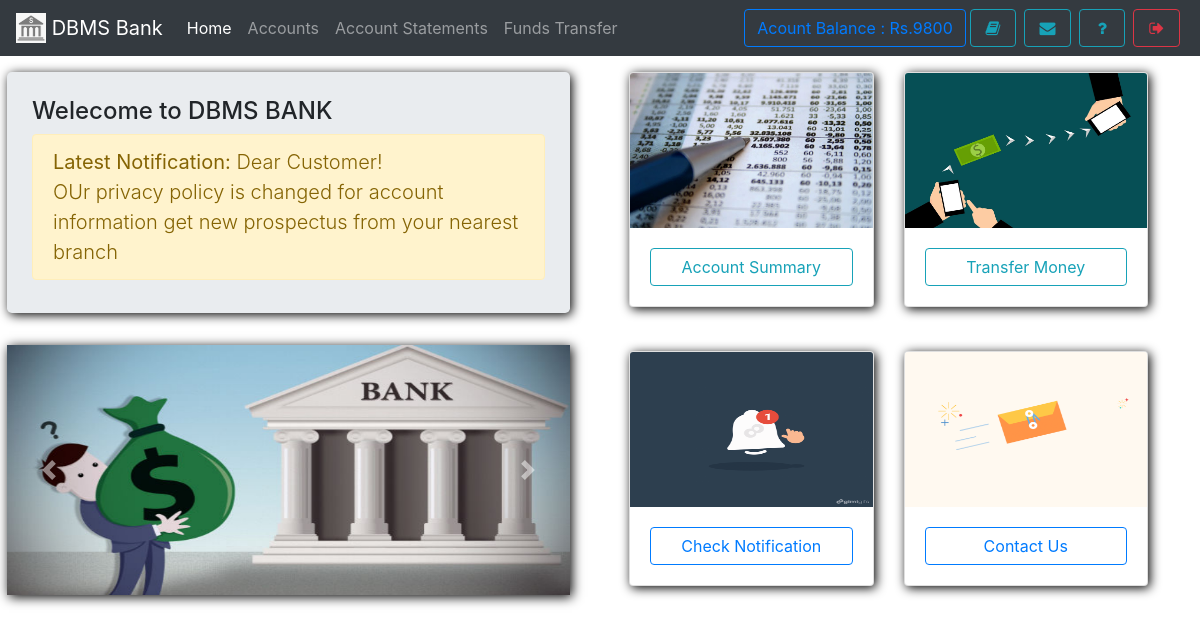
Page /index.php (signed in) on the committed database.
### tables this page shows
CREATE TABLE `useraccounts` (
  `id` int(11) NOT NULL,
  `email` text NOT NULL,
  `password` text NOT NULL,
  `name` varchar(111) NOT NULL,
  `balance` varchar(111) NOT NULL,
  `cnic` varchar(111) NOT NULL,
  `number` varchar(111) NOT NULL,
  `city` varchar(111) NOT NULL,
  `address` varchar(111) NOT NULL,
  `source` varchar(111) NOT NULL,
  `accountNo` varchar(111) NOT NULL,
  `branch` varchar(111) NOT NULL,
  `accountType` varchar(111) NOT NULL,
  `date` timestamp NOT NULL DEFAULT CURRENT_TIMESTAMP
);

CREATE TABLE `notice` (
  `id` int(11) NOT NULL,
  `userId` varchar(111) NOT NULL,
  `notice` text NOT NULL,
  `date` timestamp NOT NULL DEFAULT CURRENT_TIMESTAMP
);

### assets/db.php (called while the page is built, shortened)
<?php
    $con = new mysqli('localhost','root','','mybankp',3306);
    $uid = '';
    if(isset($_SESSION['userId']))
    $uid = $_SESSION['userId'];
    if(!empty($uid)){
      $ar = $con->query("select * from userAccounts,branch where id = '{$uid}' AND userAccounts.branch = branch.branchId");
      $userData = $ar->fetch_assoc();
    }
?>

### index.php (the view, shortened to what this page needs)
<!DOCTYPE html>
<html>
<head>
  <?php require 'assets/autoloader.php'; ?>
  <?php require 'assets/db.php'; ?>
  <?php require 'assets/function.php'; ?>
</head>
<body style="background-size: 100%" class="bg-gradient-seconday">
<nav class="navbar navbar-expand-lg navbar-dark bg-dark fixed-top">
 <a class="navbar-brand" href="#">
    <img src="images/logo.png" style="object-fit:cover;object-position:center center" width="30" height="30" class="d-inline-block align-top" alt="">
   <?php echo bankname; ?>
  </a>
  <div class="collapse navbar-collapse" id="navbarSupportedContent">
    <ul class="navbar-nav mr-auto">
      <li class="nav-item ">
        <a class="nav-link active" href="index.php">Home <span class="sr-only">(current)</span></a>
      </li>
      <li class="nav-item ">  <a class="nav-link" href="accounts.php">Accounts</a></li>
      <li class="nav-item ">  <a class="nav-link" href="statements.php">Account Statements</a></li>
      <li class="nav-item ">  <a class="nav-link" href="transfer.php">Funds Transfer</a></li>
    </ul>
    <?php include 'sideButton.php'; ?>
  </div>
</nav><br><br><br>
<div class="row w-100" >
  <div class="col" style="padding: 22px;padding-top: 0">
    <div class="jumbotron shadowBlack" style="padding: 25px;min-height: 241px;max-height: 241px">
  <h4 class="display-5">Welecome to DBMS BANK</h4>
  <p  class="lead alert alert-warning"><b>Latest Notification:</b>
  <?php
      $array = $con->query("select * from notice where userId = '$_SESSION[userId]' order by date desc");
      if ($array->num_rows > 0)
      {
        $row = $array->fetch_assoc();
          echo $row['notice'];
      }
      else
        echo "<div class='alert alert-info'>Notice box empty</div>";
     ?></p>
</div>
        <div id="carouselExampleIndicators" class="carousel slide my-2 rounded-1 shadowBlack" data-ride="carousel" >
          <div class="carousel-inner">
          <div class="carousel-item active">
            <img class="d-block w-100" src="images/bank1.jpg" alt="First slide" style="max-height: 250px">
          </div>
        </div>
        <a class="carousel-control-prev" href="#carouselExampleIndicators" role="button" data-slide="prev">
          <span class="carousel-control-prev-icon" aria-hidden="true"></span>
        </a>
        <a class="carousel-control-next" href="#carouselExampleIndicators" role="button" data-slide="next">
          <span class="carousel-control-next-icon" aria-hidden="true"></span>
        </a>
      </div>
  </div>
<div class="col">
    <div class="row" style="padding: 22px;padding-top: 0">
      <div class="col">
        <div class="card shadowBlack ">
          <img class="card-img-top" src="images/journal.jpg" style="max-height: 155px;min-height: 155px" alt="Card image cap">
          <div class="card-body">
            <a href="accounts.php" class="btn btn-outline-info shadow btn-block">Account Summary</a>
          </div>
        </div>
      </div>
      <div class="col">
        <div class="card shadowBlack ">
          <img class="card-img-top" src="images/mtransfer.jpg" alt="Card image cap" style="max-height: 155px;min-height: 155px">
        <div class="card-body">
          <a href="transfer.php" class="btn btn-outline-info shadow btn-block">Transfer Money</a>
         </div>
        </div>
      </div>
    </div>
    <div class="row" style="padding: 22px">
      <div class="col">
        <div class="card shadowBlack ">
          <img class="card-img-top" src="images/notif.gif" style="max-height: 155px;min-height: 155px" alt="Card image cap">
          <div class="card-body">
            <a href="notice.php" class="btn btn-outline-primary btn-block">Check Notification</a>
          </div>
        </div>
      </div>
      <div class="col">
        <div class="card shadowBlack ">
          <img class="card-img-top" src="images/send_mail.gif" alt="Card image cap" style="max-height: 155px;min-height: 155px">
        <div class="card-body">
          <a href="feedback.php" class="btn btn-outline-primary btn-block">Contact Us</a>
         </div>
        </div>
      </div>
    </div>
  </div>
</div>
</body>
</html>

### assets/autoloader.php (shortened to what this page needs)
<link rel="stylesheet" type="text/css" href="css/bootstrap.min.css">
<link rel="stylesheet" type="text/css" href="css/custom.css">
<link rel="stylesheet" type="text/css" href="font-awesome/css/font-awesome.min.css">

### sideButton.php
<form class="form-inline my-2 my-lg-0">
        <a href="" class="btn btn-outline-primary" data-toggle="tooltip" title="Your current Account Balance">Acount Balance : Rs.<?php echo $userData['balance']; ?></a>
        <a href="accounts.php" data-toggle="tooltip" title="Account Summary" class="btn btn-outline-info mx-1" ><i class="fa fa-book fa-fw"></i></a>
        <a href="notice.php" data-toggle="tooltip" title="View Notice" class="btn btn-outline-info mx-1" ><i class="fa fa-envelope fa-fw"></i></a>
        <a href="feedback.php" data-toggle="tooltip" title="Help?" class="btn btn-outline-info mx-1" ><i class="fa fa-question fa-fw"></i></a>
        <a href="logout.php" data-toggle="tooltip" title="Logout" class="btn btn-outline-danger mx-1" ><i class="fa fa-sign-out fa-fw"></i></a>
</form>

### css/custom.css (style rules this page uses)
.shadowBlack { box-shadow: 2px 2px 11px black }

### rows in the picture
useraccounts: balance "9800"
notice: notice "Dear Customer! OUr privacy policy is changed for account information get new prospectus from your nearest branch"

### other values in the picture
bankname "DBMS Bank"
